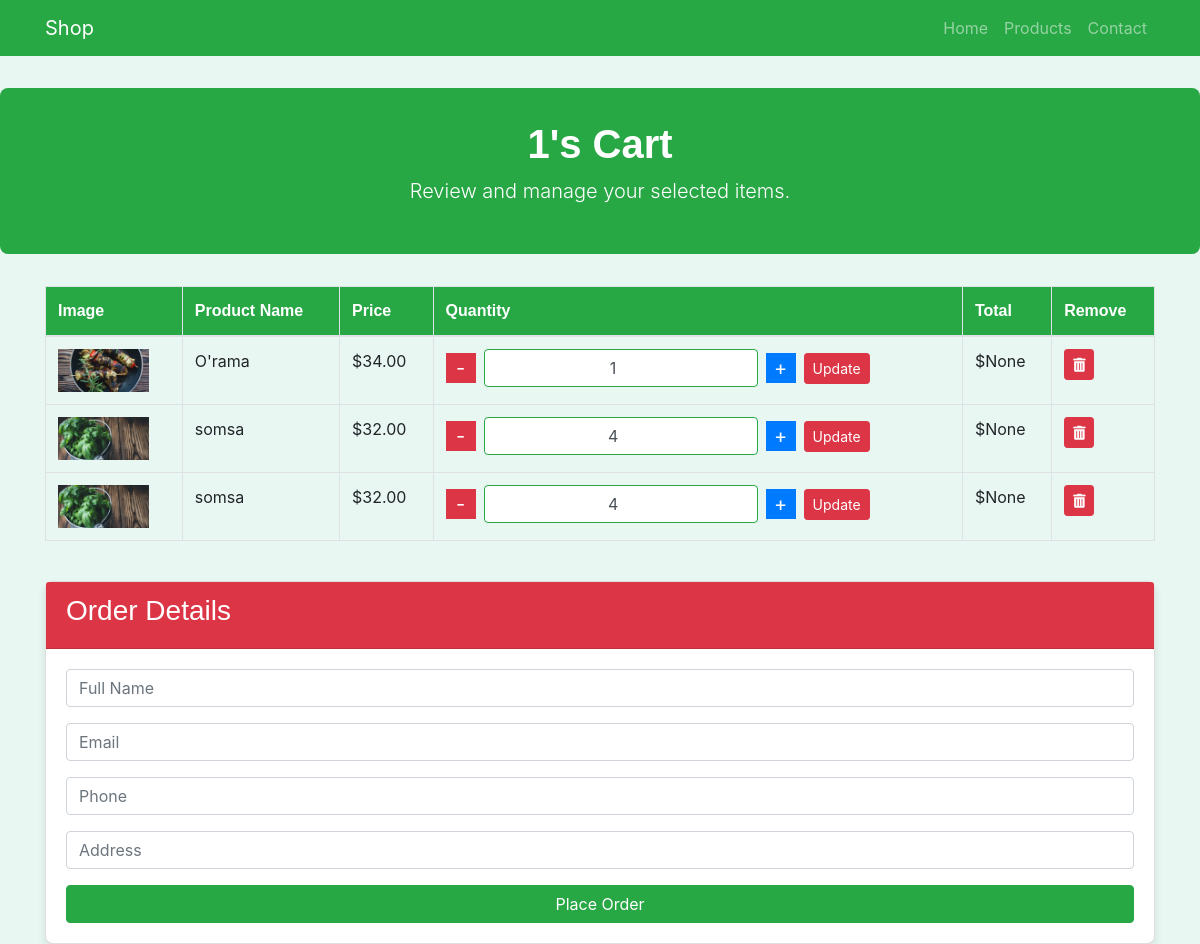
Before: /main/user/mycart/ (signed in) with the older database file.
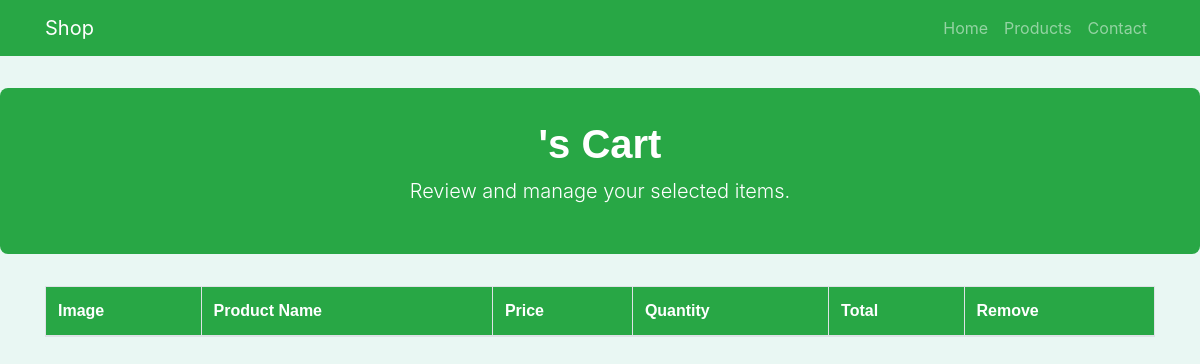
After: the same page with the newer database file.
### Goods/models.py (models this page shows, shortened)
class Cart(models.Model):
    author = models.ForeignKey(User, on_delete=models.SET_NULL, null=True, related_name='carts')
    is_active = models.BooleanField(default=True)
    shopping_date = models.DateTimeField(blank=True, null=True)

class CartProduct(models.Model):
    product = models.ForeignKey(Product, on_delete=models.SET_NULL, null=True)
    cart = models.ForeignKey(Cart, on_delete=models.CASCADE, related_name='cart_products')
    quantity = models.PositiveIntegerField(default=1)
    total_price = models.DecimalField(max_digits=10, decimal_places=2, blank=True, null=True)

class ProductImg(models.Model):
    product = models.ForeignKey(Product, on_delete=models.CASCADE, related_name='images')
    img = models.ImageField(upload_to='product-img')

class Product(models.Model):
    name = models.CharField(max_length=255)
    quantity = models.PositiveIntegerField(default=1)
    price = models.DecimalField(max_digits=8, decimal_places=2)
    category = models.ForeignKey(Category, on_delete=models.CASCADE, related_name='products')
    description = models.TextField()
    @property
    def get_image(self):
        last_img = ProductImg.objects.all()
        for img in last_img:
            if img.product.id == self.id:
                return img
        return None

### Goods/user/views.py (the view)
# urls.py: path('mycart/', views.myCart, name='mycart'),
def myCart(request):
    try:
        cart = models.Cart.objects.get(author=request.user, is_active=True)
        cartProduct = models.CartProduct.objects.filter(cart= cart)
    except:
        cart = []
        cartProduct = []
    context = {}
    context['cart']=cart
    context['cartpro']=cartProduct
    return render(request, 'user/detail.html', context)

### templates/user/detail.html (shortened to what the changed rows need)
<!DOCTYPE html>
{% load static %}
<html lang="en">
<head>
    <link href="https://stackpath.bootstrapcdn.com/bootstrap/4.5.2/css/bootstrap.min.css" rel="stylesheet">
    <link href="https://cdnjs.cloudflare.com/ajax/libs/font-awesome/5.15.3/css/all.min.css" rel="stylesheet">
</head>
<body>
    <div class="jumbotron jumbotron-fluid text-center">
        <div class="container">
            <h1 class="display-4">{{ cart.author.username }}'s Cart</h1>
            <p class="lead">Review and manage your selected items.</p>
        </div>
    </div>
    <div class="container">
        <div class="table-responsive">
            <table class="table table-bordered table-hover">
                <thead>
                    <tr>
                        <th>Image</th>
                        <th>Product Name</th>
                        <th>Price</th>
                        <th>Quantity</th>
                        <th>Total</th>
                        <th>Remove</th>
                    </tr>
                </thead>
                <tbody>
                    {% for pro in cartpro %}
                    <tr>
                        <td>
                            <a href="#"><img width="91" height="91" src="{{ pro.product.get_image.img.url }}" alt="Image" class="img-fluid"></a>
                        </td>
                        <td>{{ pro.product.name }}</td>
                        <td class="product-price" data-price="{{ pro.product.price }}">${{ pro.product.price }}</td>
                        <td>
                            <form action="{% url 'updateCartProduct' pro.id %}" method="POST" class="form-inline">
                                <div class="quantity-input">
                                    <button type="button" class="btn-minus" onclick="decreaseQuantity(this)">-</button>
                                    <input type="number" value="{{ pro.quantity }}" name="quantity" min="0" class="form-control mx-2" onchange="updateTotal(this)">
                                    <button type="button" class="btn-plus" onclick="increaseQuantity(this)">+</button>
                                </div>
                                <button type="submit" class="btn btn-update btn-sm ml-2">Update</button>
                            </form>
                        </td>
                        <td class="total-price">${{ pro.total_price }}</td>
                        <td>
                            <a href="{% url 'delete' pro.id %}" class="btn btn-danger btn-sm"><i class="fas fa-trash-alt"></i></a>
                        </td>
                    </tr>
                    {% endfor %}
                </tbody>
            </table>
        </div>
        {% if cart %}
        <div class="card mt-4">
            <div class="card-header">
                <h3>Order Details</h3>
            </div>
            <div class="card-body">
                <form action="{% url 'createOrder' cart.id %}" method="post">
                    <div class="form-group">
                        <input type="text" name="full_name" placeholder="Full Name" class="form-control mb-3" required>
                    </div>
                    <div class="form-group">
                        <input type="email" name="email" placeholder="Email" class="form-control mb-3" required>
                    </div>
                    <div class="form-group">
                        <input type="text" name="phone" placeholder="Phone" class="form-control mb-3" required>
                    </div>
                    <div class="form-group">
                        <input type="text" name="address" placeholder="Address" class="form-control mb-3" required>
                    </div>
                    <button type="submit" class="btn btn-success btn-block">Place Order</button>
                </form>
            </div>
        </div>
    </div>
    {% endif %}
</body>
</html>

Changed rows visible on the page:
no longer on this page (row edited): Cart: author.username "1"
removed CartProduct: product.get_image.img (picture), product.name "O'rama", product.price "34.00", quantity "1", total_price "None"
removed CartProduct: product.get_image.img (picture), product.name "somsa", product.price "32.00", quantity "4", total_price "None"
removed CartProduct: product.get_image.img (picture), product.name "somsa", product.price "32.00", quantity "4", total_price "None"
Other visible differences:
text no longer shown: "Order Details Place Order"
